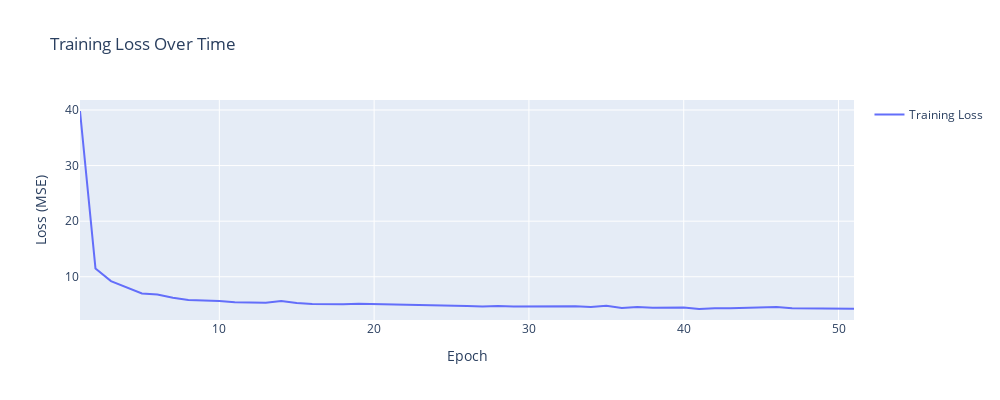

Notebook code for this chart:
### Code cell
# --- Final Model Training on Full Dataset ---
# The loss in this code represents the Mean Squared Error (MSE) between predicted and actual values
# MSE measures how far off our price predictions are from the true prices by:
# 1. Taking the difference between predicted and actual prices
# 2. Squaring these differences (to make all values positive and penalize larger errors more)
# 3. Taking the average across all predictions
# A lower MSE means our model is making more accurate price predictions
print("\n--- Training Final Model on Entire Dataset ---")

# 1. Create and fit the final scaler on all data
final_scaler = StandardScaler()
X_scaled = final_scaler.fit_transform(X)

# 2. Convert full dataset to tensors
X_tensor = torch.tensor(X_scaled, dtype=torch.float32)
y_tensor = torch.tensor(y, dtype=torch.float32)

# 3. DataLoader for final training
full_dataset = TensorDataset(X_tensor, y_tensor)
full_loader = DataLoader(full_dataset, batch_size=best_config['batch_size'], shuffle=True)

# 4. Create the final model
final_model = Net(input_size=len(features)).to(device)
criterion = nn.MSELoss()  # Mean Squared Error loss function
optimizer = torch.optim.Adam(final_model.parameters(), 
                           lr=best_config['lr'],
                           weight_decay=best_config['weight_decay'])

# 5. Train the final model on all data
final_model.train()
best_loss = float('inf')  # Track best (lowest) MSE seen so far
patience_counter = 0
loss_history = []  # Track loss values for plotting

for epoch in range(best_config['epochs']):
    epoch_loss = 0  # Accumulate MSE across all batches in epoch
    for i, (batch_X, batch_y) in enumerate(full_loader):
        batch_X, batch_y = batch_X.to(device), batch_y.to(device)

        # Forward pass - get predictions and compute MSE
        outputs = final_model(batch_X)
        loss = criterion(outputs, batch_y)  # Calculate MSE for this batch
        epoch_loss += loss.item()

        # Backward and optimize - update model to reduce MSE
        optimizer.zero_grad()
        loss.backward()
        optimizer.step()
    
    # Calculate average MSE across all batches
    avg_loss = epoch_loss/len(full_loader)
    loss_history.append(avg_loss)  # Store loss for plotting
    
    # Early stopping - if MSE stops improving, prevent overfitting
    if avg_loss < best_loss:
        best_loss = avg_loss
        patience_counter = 0
    else:
        patience_counter += 1
        
    if patience_counter >= best_config['patience']:
        print(f"Early stopping at epoch {epoch+1}")
        break

    # Print progress every 10 epochs
    if (epoch + 1) % 10 == 0:
        print(f"Epoch [{epoch+1}/{best_config['epochs']}], Loss (MSE): {avg_loss:.4f}")

fig = go.Figure()
fig.add_trace(go.Scatter(
    x=list(range(1, len(loss_history) + 1)),
    y=loss_history,
    mode='lines',
    name='Training Loss'
))

fig.update_layout(
    title='Training Loss Over Time',
    xaxis_title='Epoch',
    yaxis_title='Loss (MSE)',
    showlegend=True,
    width=1000,
    height=400
)

fig.show()

### Figure 1 — Plotly figure (JSON) as saved in the notebook; plotly's stock layout.template omitted (floating-point values rounded to 4 significant figures)
{"data": [{"mode": "lines", "name": "Training Loss", "type": "scatter", "x": [1, 2, 3, 4, 5, 6, 7, 8, 9, 10, 11, 12, 13, 14, 15, 16, 17, 18, 19, 20, 21, 22, 23, 24, 25, 26, 27, 28, 29, 30, 31, 32, 33, 34, 35, 36, 37, 38, 39, 40, 41, 42, 43, 44, 45, 46, 47, 48, 49, 50, 51], "y": [39.82, 11.5, 9.214, 8.116, 6.989, 6.815, 6.207, 5.81, 5.774, 5.629, 5.435, 5.4, 5.313, 5.622, 5.28, 5.092, 5.009, 5.034, 5.124, 5.073, 4.981, 5.001, 4.999, 4.947, 4.911, 4.745, 4.669, 4.754, 4.641, 4.658, 4.541, 4.689, 4.705, 4.55, 4.778, 4.38, 4.563, 4.443, 4.425, 4.488, 4.201, 4.348, 4.358, 4.455, 4.493, 4.549, 4.348, 4.354, 4.339, 4.387, 4.265]}], "layout": {"height": 400, "showlegend": true, "title": {"text": "Training Loss Over Time"}, "width": 1000, "xaxis": {"title": {"text": "Epoch"}}, "yaxis": {"title": {"text": "Loss (MSE)"}}}}
